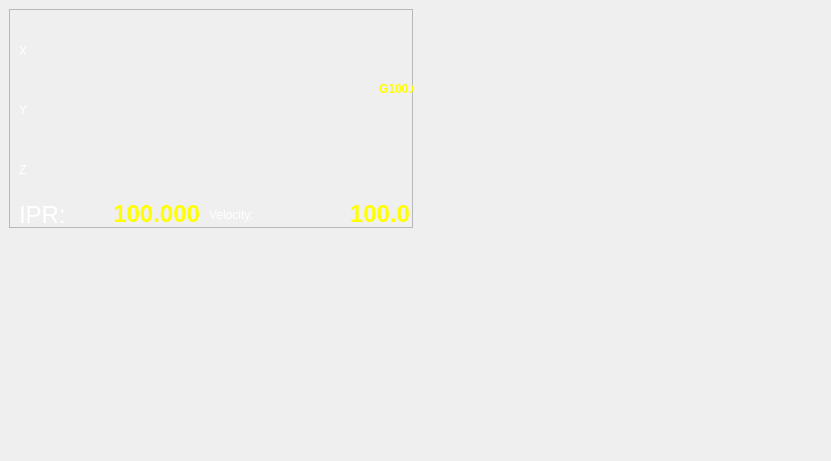
   <widget class="WidgetSwitcher" name="widgetswitcher">
    <property name="geometry">
     <rect>
      <x>200</x>
      <y>4</y>
      <width>831</width>
      <height>461</height>
     </rect>
    </property>
    <property name="currentIndex">
     <number>0</number>
    </property>
    <property name="widget_list" stdset="0">
     <stringlist>
      <string>Graphics</string>
      <string>gcodeeditor</string>
      <string>dro_frame</string>
     </stringlist>
    </property>
    <widget class="QWidget" name="page_0">
     <layout class="QVBoxLayout" name="verticalLayout_2">
      <item>
       <layout class="QVBoxLayout" name="verticalLayout">
        <item>
         <layout class="QHBoxLayout" name="horizontalLayout_3">
          <item>
           <widget class="QFrame" name="dro_frame">
            <property name="enabled">
             <bool>true</bool>
            </property>
            <property name="styleSheet">
             <string notr="true"/>
            </property>
            <property name="frameShape">
             <enum>QFrame::StyledPanel</enum>
            </property>
            <property name="frameShadow">
             <enum>QFrame::Raised</enum>
            </property>
            <widget class="DROLabel" name="drolabel_10">
             <property name="geometry">
              <rect>
               <x>80</x>
               <y>10</y>
               <width>291</width>
               <height>61</height>
              </rect>
             </property>
             <property name="styleSheet">
              <string notr="true">color: rgb(255, 255, 255);
font: 75 48pt &quot;Noto Sans&quot;;</string>
             </property>
             <property name="frameShape">
              <enum>QFrame::NoFrame</enum>
             </property>
             <property name="textFormat">
              <enum>Qt::AutoText</enum>
             </property>
             <property name="Qreference_type" stdset="0">
              <number>1</number>
             </property>
            </widget>
            <widget class="DROLabel" name="drolabel_11">
             <property name="geometry">
              <rect>
               <x>80</x>
               <y>70</y>
               <width>291</width>
               <height>61</height>
              </rect>
             </property>
             <property name="styleSheet">
              <string notr="true">font: 75 48pt &quot;Noto Sans&quot;;
color: rgb(255, 255, 255);</string>
             </property>
             <property name="Qjoint_number" stdset="0">
              <number>1</number>
             </property>
             <property name="Qreference_type" stdset="0">
              <number>1</number>
             </property>
            </widget>
            <widget class="DROLabel" name="drolabel_12">
             <property name="geometry">
              <rect>
               <x>80</x>
               <y>130</y>
               <width>291</width>
               <height>61</height>
              </rect>
             </property>
             <property name="styleSheet">
              <string notr="true">font: 75 48pt &quot;Noto Sans&quot;;
color: rgb(255, 255, 255);</string>
             </property>
             <property name="Qjoint_number" stdset="0">
              <number>2</number>
             </property>
             <property name="Qreference_type" stdset="0">
              <number>1</number>
             </property>
            </widget>
            <widget class="QLabel" name="label_30">
             <property name="geometry">
              <rect>
               <x>10</x>
               <y>11</y>
               <width>72</width>
               <height>61</height>
              </rect>
             </property>
             <property name="styleSheet">
              <string notr="true">color: rgb(255, 255, 255);
font: 75 48pt &quot;Noto Sans&quot;;</string>
             </property>
             <property name="text">
              <string>X</string>
             </property>
            </widget>
            <widget class="QLabel" name="label_31">
             <property name="geometry">
              <rect>
               <x>10</x>
               <y>70</y>
               <width>72</width>
               <height>61</height>
              </rect>
             </property>
             <property name="styleSheet">
              <string notr="true">color: rgb(255, 255, 255);
font: 75 48pt &quot;Noto Sans&quot;;</string>
             </property>
             <property name="text">
              <string>Y</string>
             </property>
            </widget>
            <widget class="QLabel" name="label_32">
             <property name="geometry">
              <rect>
               <x>10</x>
               <y>130</y>
               <width>72</width>
               <height>61</height>
              </rect>
             </property>
             <property name="styleSheet">
              <string notr="true">color: rgb(255, 255, 255);
font: 75 48pt &quot;Noto Sans&quot;;</string>
             </property>
             <property name="text">
              <string>Z</string>
             </property>
            </widget>
            <widget class="StatusLabel" name="state_label_17">
             <property name="geometry">
              <rect>
               <x>280</x>
               <y>190</y>
               <width>121</width>
               <height>31</height>
              </rect>
             </property>
             <property name="text">
              <string>&lt;html&gt;&lt;head/&gt;&lt;body&gt;&lt;p&gt;  &lt;span style=&quot; font-weight:600; font-size:18pt; color:#ffff00;&quot;&gt;100.0&lt;/span&gt;&lt;/p&gt;&lt;/body&gt;&lt;/html&gt;</string>
             </property>
             <property name="textFormat">
              <enum>Qt::RichText</enum>
             </property>
             <property name="alignment">
              <set>Qt::AlignRight|Qt::AlignTrailing|Qt::AlignVCenter</set>
             </property>
             <property name="textTemplate" stdset="0">
              <string>&lt;html&gt;&lt;head/&gt;&lt;body&gt;&lt;p&gt;  &lt;span style=&quot; font-weight:600; font-size:18pt; color:#ffff00;&quot;&gt;%3.1f&lt;/span&gt;&lt;/p&gt;&lt;/body&gt;&lt;/html&gt;</string>
             </property>
             <property name="feed_override_status" stdset="0">
              <bool>false</bool>
             </property>
             <property name="spindle_override_status" stdset="0">
              <bool>false</bool>
             </property>
             <property name="current_feedrate_status" stdset="0">
              <bool>true</bool>
             </property>
            </widget>
            <widget class="StateLabel" name="StateLabel_7">
             <property name="geometry">
              <rect>
               <x>370</x>
               <y>40</y>
               <width>41</width>
               <height>22</height>
              </rect>
             </property>
             <property name="text">
              <string/>
             </property>
             <property name="true_textTemplate" stdset="0">
              <string>&lt;html&gt;&lt;head/&gt;&lt;body&gt;&lt;p&gt;&lt;span style=&quot; font-weight:600; color:#ffff00;&quot;&gt;MM&lt;/span&gt;&lt;/p&gt;&lt;/body&gt;&lt;/html&gt;</string>
             </property>
             <property name="false_textTemplate" stdset="0">
              <string/>
             </property>
            </widget>
            <widget class="StateLabel" name="StateLabel_8">
             <property name="geometry">
              <rect>
               <x>370</x>
               <y>10</y>
               <width>51</width>
               <height>22</height>
              </rect>
             </property>
             <property name="text">
              <string/>
             </property>
             <property name="metric_mode_status" stdset="0">
              <bool>false</bool>
             </property>
             <property name="diameter_mode_status" stdset="0">
              <bool>true</bool>
             </property>
             <property name="true_textTemplate" stdset="0">
              <string>&lt;html&gt;&lt;head/&gt;&lt;body&gt;&lt;p&gt;&lt;span style=&quot; font-weight:600; color:#ffff00;&quot;&gt;DIAM&lt;/span&gt;&lt;/p&gt;&lt;/body&gt;&lt;/html&gt;</string>
             </property>
             <property name="false_textTemplate" stdset="0">
              <string/>
             </property>
            </widget>
            <widget class="StatusLabel" name="state_label_18">
             <property name="geometry">
              <rect>
               <x>100</x>
               <y>190</y>
               <width>91</width>
               <height>31</height>
              </rect>
             </property>
             <property name="text">
              <string>&lt;html&gt;&lt;head/&gt;&lt;body&gt;&lt;p&gt;  &lt;span style=&quot; font-weight:600; font-size:18pt; color:#ffff00;&quot;&gt;100.000&lt;/span&gt;&lt;/p&gt;&lt;/body&gt;&lt;/html&gt;</string>
             </property>
             <property name="textFormat">
              <enum>Qt::RichText</enum>
             </property>
             <property name="alignment">
              <set>Qt::AlignRight|Qt::AlignTrailing|Qt::AlignVCenter</set>
             </property>
             <property name="textTemplate" stdset="0">
              <string>&lt;html&gt;&lt;head/&gt;&lt;body&gt;&lt;p&gt;  &lt;span style=&quot; font-weight:600; font-size:18pt; color:#ffff00;&quot;&gt;%3.3f&lt;/span&gt;&lt;/p&gt;&lt;/body&gt;&lt;/html&gt;</string>
             </property>
             <property name="feed_override_status" stdset="0">
              <bool>false</bool>
             </property>
             <property name="spindle_override_status" stdset="0">
              <bool>false</bool>
             </property>
             <property name="current_feedrate_status" stdset="0">
              <bool>false</bool>
             </property>
             <property name="current_FPU_status" stdset="0">
              <bool>true</bool>
             </property>
            </widget>
            <widget class="StatusLabel" name="state_label_19">
             <property name="geometry">
              <rect>
               <x>370</x>
               <y>70</y>
               <width>51</width>
               <height>21</height>
              </rect>
             </property>
             <property name="midLineWidth">
              <number>0</number>
             </property>
             <property name="text">
              <string>&lt;html&gt;&lt;head/&gt;&lt;body&gt;&lt;p&gt;&lt;span style=&quot; font-weight:600; color:#ffff00;&quot;&gt;G100.0&lt;/span&gt;&lt;/p&gt;&lt;/body&gt;&lt;/html&gt;</string>
             </property>
             <property name="textFormat">
              <enum>Qt::RichText</enum>
             </property>
             <property name="textTemplate" stdset="0">
              <string>&lt;html&gt;&lt;head/&gt;&lt;body&gt;&lt;p&gt;&lt;span style=&quot; font-weight:600; color:#ffff00;&quot;&gt;G%s&lt;/span&gt;&lt;/p&gt;&lt;/body&gt;&lt;/html&gt;</string>
             </property>
             <property name="feed_override_status" stdset="0">
              <bool>false</bool>
             </property>
             <property name="user_system_status" stdset="0">
              <bool>true</bool>
             </property>
            </widget>
            <widget class="QLabel" name="label_33">
             <property name="geometry">
              <rect>
               <x>200</x>
               <y>190</y>
               <width>101</width>
               <height>31</height>
              </rect>
             </property>
             <property name="styleSheet">
              <string notr="true">color: rgb(255, 255, 255);
font: 75 18pt &quot;Noto Sans&quot;;</string>
             </property>
             <property name="text">
              <string>Velocity:</string>
             </property>
             <property name="textFormat">
              <enum>Qt::AutoText</enum>
             </property>
            </widget>
            <widget class="StateLabel" name="statelabel_6">
             <property name="enabled">
              <bool>true</bool>
             </property>
             <property name="geometry">
              <rect>
               <x>10</x>
               <y>191</y>
               <width>81</width>
               <height>31</height>
              </rect>
             </property>
             <property name="text">
              <string>&lt;html&gt;&lt;head/&gt;&lt;body&gt;&lt;p&gt;&lt;span style=&quot; font-size:18pt; color:#fffffd;&quot;&gt;IPR:&lt;/span&gt;&lt;/p&gt;&lt;/body&gt;&lt;/html&gt;</string>
             </property>
             <property name="textFormat">
              <enum>Qt::AutoText</enum>
             </property>
             <property name="true_textTemplate" stdset="0">
              <string>&lt;html&gt;&lt;head/&gt;&lt;body&gt;&lt;p&gt;&lt;span style=&quot; font-size:18pt; color:#fffffd;&quot;&gt;mmPR:&lt;/span&gt;&lt;/p&gt;&lt;/body&gt;&lt;/html&gt;</string>
             </property>
             <property name="false_textTemplate" stdset="0">
              <string>&lt;html&gt;&lt;head/&gt;&lt;body&gt;&lt;p&gt;&lt;span style=&quot; font-size:18pt; color:#fffffd;&quot;&gt;IPR:&lt;/span&gt;&lt;/p&gt;&lt;/body&gt;&lt;/html&gt;</string>
             </property>
            </widget>
           </widget>
          </item>
          <item>
           <widget class="GCodeGraphics" name="Graphics"/>
          </item>
         </layout>
        </item>
        <item>
         <widget class="GcodeEditor" name="gcodeeditor">
          <property name="minimumSize">
           <size>
            <width>200</width>
            <height>200</height>
           </size>
          </property>
         </widget>
        </item>
       </layout>
      </item>
     </layout>
    </widget>
    <widget class="QWidget" name="page_1">
     <layout class="QVBoxLayout" name="verticalLayout_8">
      <item>
       <layout class="QVBoxLayout" name="verticalLayout_7"/>
      </item>
     </layout>
    </widget>
    <widget class="QWidget" name="page_2">
     <layout class="QVBoxLayout" name="verticalLayout_4">
      <item>
       <layout class="QVBoxLayout" name="verticalLayout_3"/>
      </item>
     </layout>
    </widget>
    <widget class="QWidget" name="page_3">
     <layout class="QVBoxLayout" name="verticalLayout_6">
      <item>
       <layout class="QVBoxLayout" name="verticalLayout_5"/>
      </item>
     </layout>
    </widget>
   </widget>
